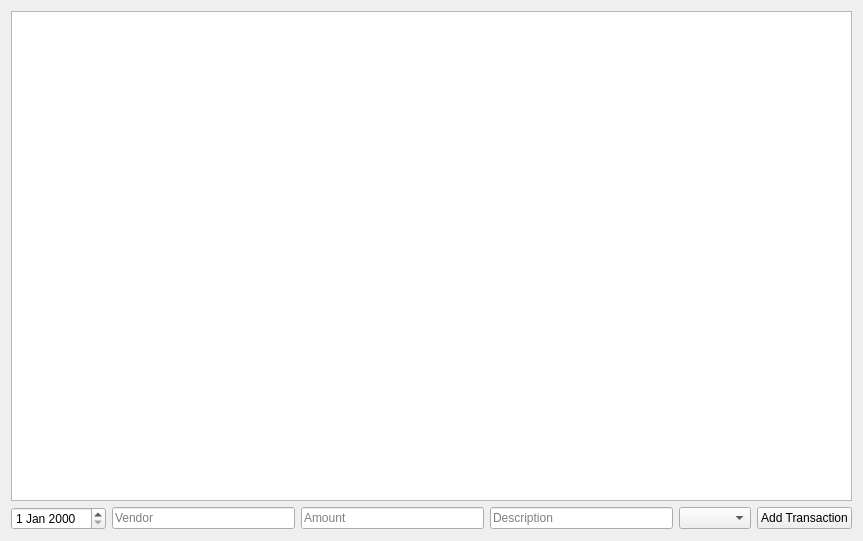
<?xml version="1.0" encoding="UTF-8"?>
<ui version="4.0">
 <class>PageExpenses</class>
 <widget class="QWidget" name="PageExpenses">
  <property name="geometry">
   <rect>
    <x>0</x>
    <y>0</y>
    <width>863</width>
    <height>541</height>
   </rect>
  </property>
  <layout class="QVBoxLayout" name="verticalLayout">
   <item>
    <widget class="QTableWidget" name="transactionTable"/>
   </item>
   <item>
    <layout class="QHBoxLayout" name="horizontalLayout">
     <item>
      <widget class="QDateEdit" name="dateEdit"/>
     </item>
     <item>
      <widget class="QLineEdit" name="lineEdit_vendor">
       <property name="inputMask">
        <string/>
       </property>
       <property name="text">
        <string/>
       </property>
       <property name="placeholderText">
        <string>Vendor</string>
       </property>
      </widget>
     </item>
     <item>
      <widget class="QLineEdit" name="lineEdit_amount">
       <property name="placeholderText">
        <string>Amount</string>
       </property>
       <property name="cursorMoveStyle">
        <enum>Qt::LogicalMoveStyle</enum>
       </property>
      </widget>
     </item>
     <item>
      <widget class="QLineEdit" name="lineEdit_desc">
       <property name="placeholderText">
        <string>Description</string>
       </property>
      </widget>
     </item>
     <item>
      <widget class="QComboBox" name="options_category">
       <property name="editable">
        <bool>false</bool>
       </property>
      </widget>
     </item>
     <item>
      <widget class="QPushButton" name="btn_addTransaction">
       <property name="text">
        <string>Add Transaction</string>
       </property>
       <property name="flat">
        <bool>false</bool>
       </property>
      </widget>
     </item>
    </layout>
   </item>
  </layout>
 </widget>
 <resources/>
 <connections/>
</ui>
